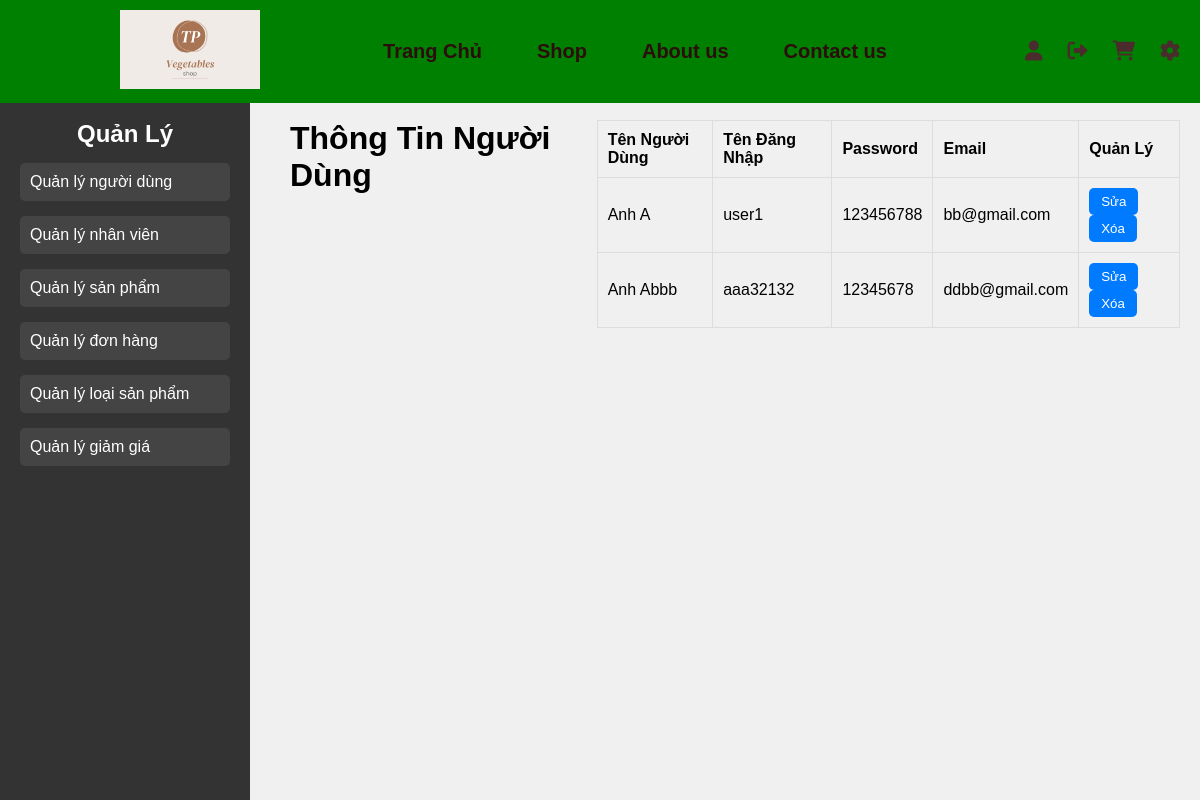
/Quanly/nguoidung.php, run on the app's committed database.
### tables this page shows
CREATE TABLE `customer` (
  `customer_id` int(5) NOT NULL,
  `customer_name` varchar(50) NOT NULL,
  `username` varchar(50) NOT NULL,
  `password` varchar(50) NOT NULL,
  `gmail` varchar(50) NOT NULL,
  `role_id` int(5) NOT NULL
);

### Quanly/nguoidung.php (the view, shortened to what this page needs)
<?php
include '../Thanhgiaodien/header.php';
include '../database/connect.php';
?>
<?php
$role_id = 2;
$sql2 = "SELECT * FROM customer WHERE role_id != '$role_id'";
$query = mysqli_query($conn, $sql2);
?>
<!DOCTYPE html>
<html lang="vi">
<head>
    <link rel="stylesheet" href="../csspage/manage.css">
</head>
<body>
    <div class="container">
        <div class="sidebar">
            <h2>Quản Lý</h2>
            <ul>
                <li><a href="../Quanly/nguoidung.php">Quản lý người dùng</a></li>
                <li><a href="../Quanly/nhanvien.php">Quản lý nhân viên</a></li>
                <li><a href="../Quanly/sanpham.php">Quản lý sản phẩm</a></li>
                <li><a href="../Quanly/donhang.php">Quản lý đơn hàng</a></li>
                <li><a href="../Quanly/loaisp.php">Quản lý loại sản phẩm</a></li>
                <li><a href="../Quanly/giamgia.php">Quản lý giảm giá</a></li>
            </ul>
        </div>
        <div class="main-content">
            <h1 class="h1">Thông Tin Người Dùng</h1>
            <table class="table">
                <thead>
                    <tr>
                        <th>Tên Người Dùng</th>
                        <th>Tên Đăng Nhập</th>
                        <th>Password</th>
                        <th>Email</th>
                        <th>Quản Lý</th>
                    </tr>
                </thead>
                <tbody>
                    <?php
                    if (mysqli_num_rows($query) > 0) {
                        while ($row = mysqli_fetch_assoc($query)) { ?>
                            <tr>
                                <td><?= $row['customer_name'] ?></td>
                                <td><?= $row['username'] ?></td>
                                <td><?= $row['password'] ?></td>
                                <td><?= $row['gmail'] ?></td>
                                <td>
                                    <button class="btn">
                                        <a href="suand.php?id=<?= $row['customer_id'] ?>"
                                            style="text-decoration:none; color:inherit;">Sửa</a>
                                    </button>
                                    <button class="btn">
                                        <a onclick="return Delete('<?= $row['customer_name']; ?>')"
                                            href="xoand.php?id=<?= $row['customer_id']; ?>"
                                            style="text-decoration:none; color:inherit;">Xóa</a>
                                    </button>
                                </td>
                            </tr>
                    <?php }
                    } else {
                        echo "<tr>
                    <td colspan='5'>Không có sản phẩm nào</td>
                    </tr>";
                    } ?>
                </tbody>
            </table>
        </div>
    </div>
</body>
</html>

### csspage/header.css (style rules this page uses)
* { margin: 0; padding: 0; box-sizing: border-box; }
body { background-color: rgb(255, 255, 255); }

### csspage/manage.css (style rules this page uses)
body { position: relative; top: 30px; font-family: Arial, sans-serif; background-color: #f0f0f0; margin: 0; padding: 0; }
.container { display: flex; margin-top: 70px; }
.sidebar { width: 250px; background-color: #333; color: white; padding: 20px; height: 700px; position: fixed; top: 100px; left: 0; }
.sidebar h2 { color: white; text-align: center; }
.sidebar ul { list-style: none; padding: 0; }
.sidebar ul li { margin: 15px 0; }
.sidebar ul li a { color: white; text-decoration: none; display: block; padding: 10px; background-color: #444; border-radius: 5px; }
.main-content { margin-left: 270px; width: calc(100% - 270px); padding: 20px; display: flex; justify-content: space-between; align-items: flex-start; }
.table { width: 75%; border-collapse: collapse; }
.table th, .table td { border: 1px solid #ddd; padding: 10px; text-align: left; }
.table th { background-color: #f0f0f0; }
.btn { padding: 6px 12px; background-color: #007bff; color: white; border: none; border-radius: 5px; cursor: pointer; transition: background-color 0.3s ease; }

### data on the page
customer: customer_name "Anh A", username "user1", password "123456788", gmail "bb@gmail.com"
customer: customer_name "Anh Abbb", username "aaa32132", password "12345678", gmail "ddbb@gmail.com"
